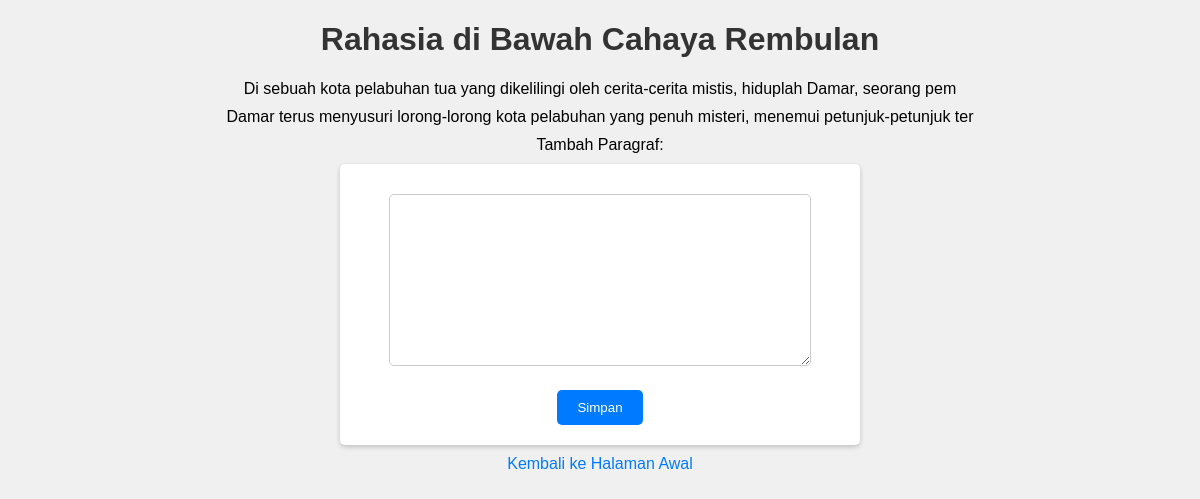
The page /lihat_cerita.php?idcerita=1 on the database its author committed.
### tables this page shows
CREATE TABLE `cerita` (
  `idcerita` int(11) NOT NULL AUTO_INCREMENT,
  `judul` varchar(100) DEFAULT NULL,
  `iduser_pembuat_awal` varchar(40) NOT NULL,
  PRIMARY KEY (`idcerita`),
  KEY `fk_cerita_users_idx` (`iduser_pembuat_awal`),
  CONSTRAINT `fk_cerita_users` FOREIGN KEY (`iduser_pembuat_awal`) REFERENCES `users` (`iduser`) ON DELETE NO ACTION ON UPDATE NO ACTION
);

CREATE TABLE `paragraf` (
  `idparagraf` int(11) NOT NULL AUTO_INCREMENT,
  `iduser` varchar(40) NOT NULL,
  `idcerita` int(11) NOT NULL,
  `isi_paragraf` varchar(700) DEFAULT NULL,
  `tanggal_buat` timestamp NULL DEFAULT current_timestamp(),
  PRIMARY KEY (`idparagraf`),
  KEY `fk_paragraf_users1_idx` (`iduser`),
  KEY `fk_paragraf_cerita1_idx` (`idcerita`),
  CONSTRAINT `fk_paragraf_cerita1` FOREIGN KEY (`idcerita`) REFERENCES `cerita` (`idcerita`) ON DELETE NO ACTION ON UPDATE NO ACTION,
  CONSTRAINT `fk_paragraf_users1` FOREIGN KEY (`iduser`) REFERENCES `users` (`iduser`) ON DELETE NO ACTION ON UPDATE NO ACTION
);

### class/koneksi.php (called while the page is built, shortened)
<?php
    class Koneksi {
        public function __construct() {
            $this->conn = new mysqli("localhost", "root", "", "project_uts_fsp");
        }
    }
?>

### class/cerita.php (called while the page is built, shortened)
<?php
    require_once("koneksi.php");
    class Cerita extends Koneksi {
        public function getJudul($iduser="") {
            $sql = "SELECT judul FROM cerita where idcerita = ?";
            $stmt = $this->conn->prepare($sql);
            $stmt->bind_param("i", $iduser);
            $stmt->execute();
            $result = $stmt->get_result();
            return $result;
        }
        public function getAllParagraf($id_cerita="") {
            $sql = "SELECT * from paragraf p WHERE p.idcerita = ?";
            $stmt = $this->conn->prepare($sql);
            $stmt->bind_param("i", $id_cerita);
            $stmt->execute();
            $res = $stmt->get_result();
            return $res;
        }
    }
?>

### lihat_cerita.php (the view, shortened to what this page needs)
<?php
    require_once("class/cerita.php");
    $id_cerita = "";
    $judul = 0;
    if (isset($_GET["idcerita"])) {
        $id_cerita = $_GET["idcerita"];
    }
    $cerita = new Cerita();
    $result = $cerita->getJudul($id_cerita);
    if ($row = $result->fetch_assoc()) {
        $judul = $row["judul"];
    }
?>
<!DOCTYPE html>
<html lang="en">
<head>
</head>
<body>
    <?php
        $result = $cerita->getAllParagraf($id_cerita);
        echo "<h1>$judul</h1>";
        while ($row = $result->fetch_assoc()) {
            echo "<p>".$row["isi_paragraf"]."</p>";
        }
    ?>
    <p>Tambah Paragraf:</p>
    <form action="lihat_cerita.php" method="post">
        <p><textarea name="txttambahparagraf" id="" cols="30" rows="10"></textarea></p>
        <p><input type="submit" value="Simpan" name="btnsimpan"></p>
    </form>
    <p><a href="homepage.php">Kembali ke Halaman Awal</a></p>
</body>
</html>

### lihat_cerita.php (style rules this page uses)
body { font-family: Arial, sans-serif; background-color: #f0f0f0; text-align: center; margin: 0; padding: 0; }
h1 { color: #333; }
p { margin: 10px 0; }
form { background: #fff; max-width: 500px; margin: 0 auto; padding: 10px; border-radius: 5px; box-shadow: 0 2px 5px rgba(0, 0, 0, 0.2); }
textarea { width: 80%; padding: 10px; margin: 10px 0; border: 1px solid #ccc; border-radius: 5px; }
input[type="submit"] { background: #007BFF; color: #fff; border: none; padding: 10px 20px; border-radius: 5px; cursor: pointer; }
a { text-decoration: none; color: #007BFF; }

### rows shown on the page
cerita: judul "Rahasia di Bawah Cahaya Rembulan"
paragraf: isi_paragraf "Di sebuah kota pelabuhan tua yang dikelilingi oleh cerita-cerita mistis, hiduplah Damar, seorang pem"
paragraf: isi_paragraf "Damar terus menyusuri lorong-lorong kota pelabuhan yang penuh misteri, menemui petunjuk-petunjuk ter"
